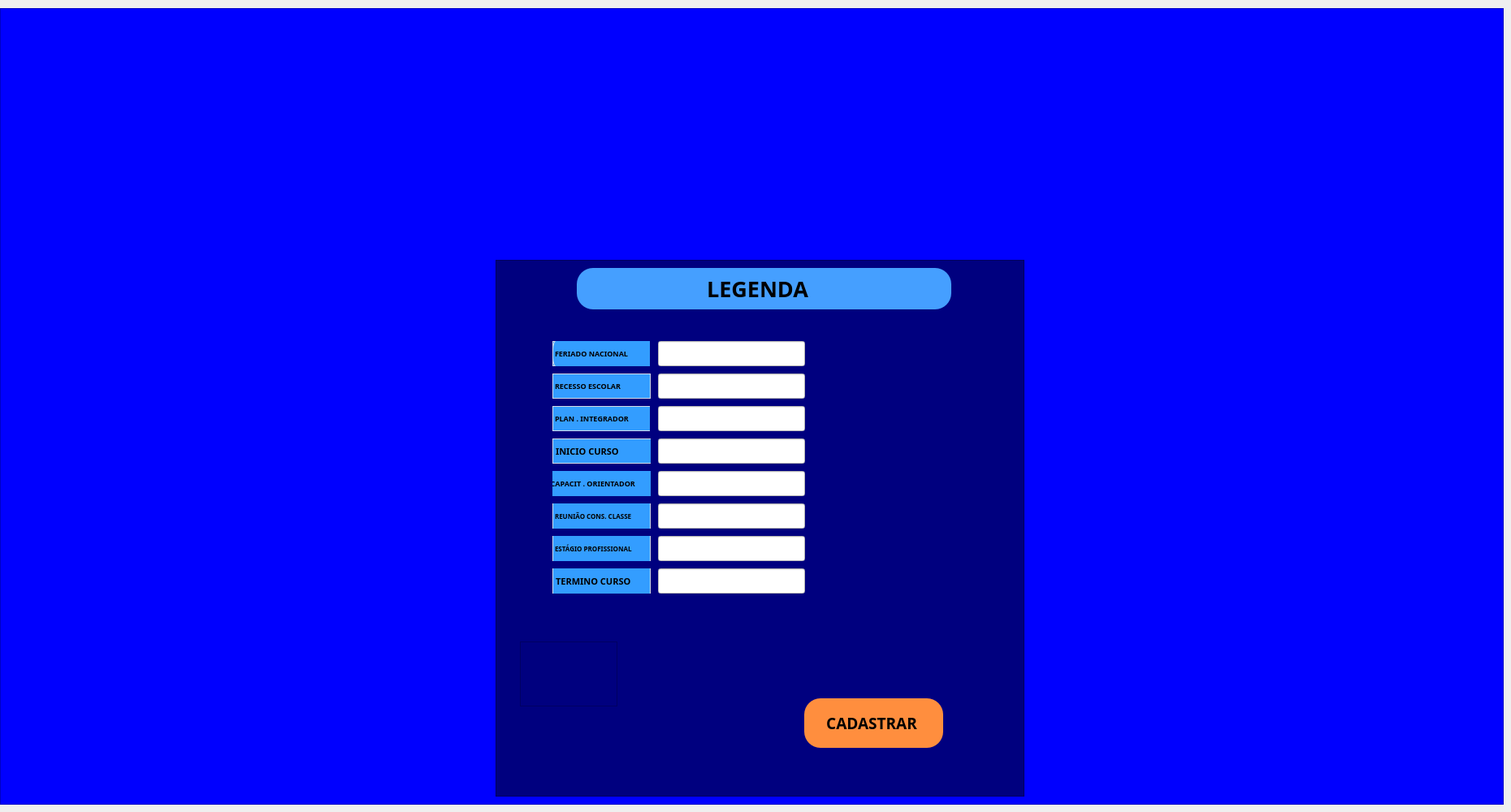
    <widget class="QWidget" name="B">
     <property name="whatsThis">
      <string>&lt;html&gt;&lt;head/&gt;&lt;body&gt;&lt;p&gt;GJHGMHJJH,&lt;/p&gt;&lt;/body&gt;&lt;/html&gt;</string>
     </property>
     <attribute name="title">
      <string>Tab 2</string>
     </attribute>
     <widget class="QFrame" name="frame_6">
      <property name="geometry">
       <rect>
        <x>0</x>
        <y>10</y>
        <width>1851</width>
        <height>981</height>
       </rect>
      </property>
      <property name="styleSheet">
       <string notr="true">background-color: rgb(0, 0, 0);
background-color: rgb(0, 0, 255);</string>
      </property>
      <property name="frameShape">
       <enum>QFrame::StyledPanel</enum>
      </property>
      <property name="frameShadow">
       <enum>QFrame::Raised</enum>
      </property>
      <widget class="QLabel" name="label_3">
       <property name="geometry">
        <rect>
         <x>70</x>
         <y>10</y>
         <width>1621</width>
         <height>291</height>
        </rect>
       </property>
       <property name="text">
        <string/>
       </property>
       <property name="pixmap">
        <pixmap>banner_senac_v2.png</pixmap>
       </property>
      </widget>
      <widget class="QFrame" name="frame_19">
       <property name="geometry">
        <rect>
         <x>610</x>
         <y>310</y>
         <width>651</width>
         <height>661</height>
        </rect>
       </property>
       <property name="styleSheet">
        <string notr="true">background-color: rgb(0, 0, 127);</string>
       </property>
       <property name="frameShape">
        <enum>QFrame::StyledPanel</enum>
       </property>
       <property name="frameShadow">
        <enum>QFrame::Raised</enum>
       </property>
       <widget class="QFrame" name="frame_20">
        <property name="geometry">
         <rect>
          <x>100</x>
          <y>10</y>
          <width>461</width>
          <height>51</height>
         </rect>
        </property>
        <property name="styleSheet">
         <string notr="true">background-color: rgb(69, 159, 255);
    border-radius: 20px;
</string>
        </property>
        <property name="frameShape">
         <enum>QFrame::StyledPanel</enum>
        </property>
        <property name="frameShadow">
         <enum>QFrame::Raised</enum>
        </property>
        <widget class="QLabel" name="label_14">
         <property name="geometry">
          <rect>
           <x>160</x>
           <y>0</y>
           <width>251</width>
           <height>51</height>
          </rect>
         </property>
         <property name="font">
          <font>
           <family>Arial Black</family>
           <pointsize>20</pointsize>
           <weight>75</weight>
           <bold>true</bold>
          </font>
         </property>
         <property name="text">
          <string>LEGENDA</string>
         </property>
        </widget>
       </widget>
       <widget class="QFrame" name="frame_21">
        <property name="geometry">
         <rect>
          <x>70</x>
          <y>140</y>
          <width>121</width>
          <height>31</height>
         </rect>
        </property>
        <property name="styleSheet">
         <string notr="true">QFrame {
  background-color: rgb(51, 157, 255);
    background-image: url(:/logo/banner_senac_v2.png);
    background-repeat: no-repeat;
    background-position: center;

    border: 1px solid #D5DCE5;
    border-radius: 18px;
}</string>
        </property>
        <property name="frameShape">
         <enum>QFrame::StyledPanel</enum>
        </property>
        <property name="frameShadow">
         <enum>QFrame::Raised</enum>
        </property>
        <widget class="QLabel" name="label_16">
         <property name="geometry">
          <rect>
           <x>0</x>
           <y>0</y>
           <width>121</width>
           <height>31</height>
          </rect>
         </property>
         <property name="font">
          <font>
           <family>Arial Black</family>
           <pointsize>7</pointsize>
           <weight>75</weight>
           <bold>true</bold>
          </font>
         </property>
         <property name="text">
          <string>RECESSO ESCOLAR</string>
         </property>
        </widget>
       </widget>
       <widget class="QFrame" name="frame_22">
        <property name="geometry">
         <rect>
          <x>30</x>
          <y>470</y>
          <width>120</width>
          <height>80</height>
         </rect>
        </property>
        <property name="frameShape">
         <enum>QFrame::StyledPanel</enum>
        </property>
        <property name="frameShadow">
         <enum>QFrame::Raised</enum>
        </property>
       </widget>
       <widget class="QFrame" name="frame_23">
        <property name="geometry">
         <rect>
          <x>70</x>
          <y>100</y>
          <width>120</width>
          <height>31</height>
         </rect>
        </property>
        <property name="styleSheet">
         <string notr="true">QFrame {
   
	background-color: rgb(51, 157, 255);
    background-image: url(:/logo/banner_senac_v2.png);
    background-repeat: no-repeat;
    background-position: center;

    border: 1px solid #D5DCE5;
  border-radius: 20px;
}</string>
        </property>
        <property name="frameShape">
         <enum>QFrame::StyledPanel</enum>
        </property>
        <property name="frameShadow">
         <enum>QFrame::Raised</enum>
        </property>
        <widget class="QLabel" name="label_17">
         <property name="geometry">
          <rect>
           <x>0</x>
           <y>-10</y>
           <width>131</width>
           <height>51</height>
          </rect>
         </property>
         <property name="font">
          <font>
           <family>Arial Black</family>
           <pointsize>7</pointsize>
           <weight>75</weight>
           <bold>true</bold>
          </font>
         </property>
         <property name="text">
          <string>FERIADO NACIONAL</string>
         </property>
        </widget>
       </widget>
       <widget class="QFrame" name="frame_24">
        <property name="geometry">
         <rect>
          <x>70</x>
          <y>180</y>
          <width>120</width>
          <height>31</height>
         </rect>
        </property>
        <property name="styleSheet">
         <string notr="true">QFrame {
  background-color: rgb(51, 157, 255);
    background-image: url(:/logo/banner_senac_v2.png);
    background-repeat: no-repeat;
    background-position: center;

    border: 1px solid #D5DCE5;
    border-radius: 18px;
}</string>
        </property>
        <property name="frameShape">
         <enum>QFrame::StyledPanel</enum>
        </property>
        <property name="frameShadow">
         <enum>QFrame::Raised</enum>
        </property>
        <widget class="QLabel" name="label_18">
         <property name="geometry">
          <rect>
           <x>0</x>
           <y>0</y>
           <width>121</width>
           <height>31</height>
          </rect>
         </property>
         <property name="font">
          <font>
           <family>Arial Black</family>
           <pointsize>7</pointsize>
           <weight>75</weight>
           <bold>true</bold>
          </font>
         </property>
         <property name="text">
          <string>PLAN . INTEGRADOR</string>
         </property>
        </widget>
       </widget>
       <widget class="QFrame" name="frame_25">
        <property name="geometry">
         <rect>
          <x>70</x>
          <y>220</y>
          <width>121</width>
          <height>31</height>
         </rect>
        </property>
        <property name="styleSheet">
         <string notr="true">QFrame {
    background-color: rgb(51, 157, 255);
    background-image: url(:/logo/banner_senac_v2.png);
    background-repeat: no-repeat;
    background-position: center;

    border: 1px solid #D5DCE5;
    border-radius: 18px;
}</string>
        </property>
        <property name="frameShape">
         <enum>QFrame::StyledPanel</enum>
        </property>
        <property name="frameShadow">
         <enum>QFrame::Raised</enum>
        </property>
        <widget class="QLabel" name="label_19">
         <property name="geometry">
          <rect>
           <x>0</x>
           <y>0</y>
           <width>131</width>
           <height>31</height>
          </rect>
         </property>
         <property name="font">
          <font>
           <family>Arial Black</family>
           <pointsize>8</pointsize>
           <weight>75</weight>
           <bold>true</bold>
          </font>
         </property>
         <property name="text">
          <string>INICIO CURSO</string>
         </property>
        </widget>
       </widget>
       <widget class="QLineEdit" name="txt_aula_inaugural">
        <property name="geometry">
         <rect>
          <x>200</x>
          <y>220</y>
          <width>181</width>
          <height>31</height>
         </rect>
        </property>
        <property name="styleSheet">
         <string notr="true">background-color: rgb(255, 255, 255);</string>
        </property>
        <property name="text">
         <string/>
        </property>
       </widget>
       <widget class="QLineEdit" name="txt_planejamento">
        <property name="geometry">
         <rect>
          <x>200</x>
          <y>180</y>
          <width>181</width>
          <height>31</height>
         </rect>
        </property>
        <property name="styleSheet">
         <string notr="true">background-color: rgb(255, 255, 255);</string>
        </property>
        <property name="text">
         <string/>
        </property>
       </widget>
       <widget class="QLineEdit" name="txt_recesso">
        <property name="geometry">
         <rect>
          <x>200</x>
          <y>140</y>
          <width>181</width>
          <height>31</height>
         </rect>
        </property>
        <property name="styleSheet">
         <string notr="true">background-color: rgb(255, 255, 255);</string>
        </property>
        <property name="text">
         <string/>
        </property>
       </widget>
       <widget class="QLineEdit" name="txt_feriado">
        <property name="geometry">
         <rect>
          <x>200</x>
          <y>100</y>
          <width>181</width>
          <height>31</height>
         </rect>
        </property>
        <property name="styleSheet">
         <string notr="true">background-color: rgb(255, 255, 255);</string>
        </property>
        <property name="text">
         <string/>
        </property>
       </widget>
       <widget class="QPushButton" name="btn_legenda">
        <property name="geometry">
         <rect>
          <x>380</x>
          <y>540</y>
          <width>171</width>
          <height>61</height>
         </rect>
        </property>
        <property name="font">
         <font>
          <family>Arial Black</family>
          <pointsize>14</pointsize>
          <weight>75</weight>
          <bold>true</bold>
         </font>
        </property>
        <property name="styleSheet">
         <string notr="true">background-color: rgb(69, 159, 255);
background-color: rgb(255, 142, 62);
    border-radius: 20px;</string>
        </property>
        <property name="text">
         <string>CADASTRAR </string>
        </property>
       </widget>
       <widget class="QLineEdit" name="txt_capacitacao_orientador">
        <property name="geometry">
         <rect>
          <x>200</x>
          <y>260</y>
          <width>181</width>
          <height>31</height>
         </rect>
        </property>
        <property name="styleSheet">
         <string notr="true">background-color: rgb(255, 255, 255);</string>
        </property>
        <property name="text">
         <string/>
        </property>
       </widget>
       <widget class="QLineEdit" name="txt_reuniao">
        <property name="geometry">
         <rect>
          <x>200</x>
          <y>300</y>
          <width>181</width>
          <height>31</height>
         </rect>
        </property>
        <property name="styleSheet">
         <string notr="true">background-color: rgb(255, 255, 255);</string>
        </property>
        <property name="text">
         <string/>
        </property>
       </widget>
       <widget class="QLineEdit" name="txt_estagio">
        <property name="geometry">
         <rect>
          <x>200</x>
          <y>340</y>
          <width>181</width>
          <height>31</height>
         </rect>
        </property>
        <property name="styleSheet">
         <string notr="true">background-color: rgb(255, 255, 255);</string>
        </property>
        <property name="text">
         <string/>
        </property>
       </widget>
       <widget class="QLineEdit" name="txt_final_curso">
        <property name="geometry">
         <rect>
          <x>200</x>
          <y>380</y>
          <width>181</width>
          <height>31</height>
         </rect>
        </property>
        <property name="styleSheet">
         <string notr="true">background-color: rgb(255, 255, 255);</string>
        </property>
        <property name="text">
         <string/>
        </property>
       </widget>
       <widget class="QFrame" name="frame_27">
        <property name="geometry">
         <rect>
          <x>70</x>
          <y>260</y>
          <width>121</width>
          <height>31</height>
         </rect>
        </property>
        <property name="styleSheet">
         <string notr="true">QFrame {
   background-color: rgb(51, 157, 255);
    background-image: url(:/logo/banner_senac_v2.png);
    background-repeat: no-repeat;
    background-position: center;

    border: 1px solid #D5DCE5;
    border-radius: 18px;
}</string>
        </property>
        <property name="frameShape">
         <enum>QFrame::StyledPanel</enum>
        </property>
        <property name="frameShadow">
         <enum>QFrame::Raised</enum>
        </property>
        <widget class="QLabel" name="label_21">
         <property name="geometry">
          <rect>
           <x>-10</x>
           <y>-20</y>
           <width>141</width>
           <height>71</height>
          </rect>
         </property>
         <property name="font">
          <font>
           <family>Arial Black</family>
           <pointsize>7</pointsize>
           <weight>75</weight>
           <bold>true</bold>
          </font>
         </property>
         <property name="text">
          <string>  CAPACIT . ORIENTADOR</string>
         </property>
        </widget>
       </widget>
       <widget class="QFrame" name="frame_28">
        <property name="geometry">
         <rect>
          <x>70</x>
          <y>300</y>
          <width>121</width>
          <height>31</height>
         </rect>
        </property>
        <property name="styleSheet">
         <string notr="true">QFrame {
   background-color: rgb(51, 157, 255);
    background-image: url(:/logo/banner_senac_v2.png);
    background-repeat: no-repeat;
    background-position: center;

    border: 1px solid #D5DCE5;
    border-radius: 18px;
}</string>
        </property>
        <property name="frameShape">
         <enum>QFrame::StyledPanel</enum>
        </property>
        <property name="frameShadow">
         <enum>QFrame::Raised</enum>
        </property>
        <widget class="QLabel" name="label_22">
         <property name="geometry">
          <rect>
           <x>0</x>
           <y>-20</y>
           <width>121</width>
           <height>71</height>
          </rect>
         </property>
         <property name="font">
          <font>
           <family>Arial Black</family>
           <pointsize>6</pointsize>
           <weight>75</weight>
           <bold>true</bold>
          </font>
         </property>
         <property name="text">
          <string>REUNIÃO CONS. CLASSE</string>
         </property>
        </widget>
       </widget>
       <widget class="QFrame" name="frame_30">
        <property name="geometry">
         <rect>
          <x>70</x>
          <y>340</y>
          <width>121</width>
          <height>31</height>
         </rect>
        </property>
        <property name="styleSheet">
         <string notr="true">QFrame {
   background-color: rgb(51, 157, 255);
    background-image: url(:/logo/banner_senac_v2.png);
    background-repeat: no-repeat;
    background-position: center;

    border: 1px solid #D5DCE5;
    border-radius: 18px;
}</string>
        </property>
        <property name="frameShape">
         <enum>QFrame::StyledPanel</enum>
        </property>
        <property name="frameShadow">
         <enum>QFrame::Raised</enum>
        </property>
        <widget class="QLabel" name="label_23">
         <property name="geometry">
          <rect>
           <x>0</x>
           <y>-20</y>
           <width>121</width>
           <height>71</height>
          </rect>
         </property>
         <property name="font">
          <font>
           <family>Arial Black</family>
           <pointsize>6</pointsize>
           <weight>75</weight>
           <bold>true</bold>
          </font>
         </property>
         <property name="text">
          <string>ESTÁGIO PROFISSIONAL</string>
         </property>
        </widget>
       </widget>
       <widget class="QFrame" name="frame_31">
        <property name="geometry">
         <rect>
          <x>70</x>
          <y>380</y>
          <width>121</width>
          <height>31</height>
         </rect>
        </property>
        <property name="styleSheet">
         <string notr="true">QFrame {
   background-color: rgb(51, 157, 255);
    background-image: url(:/logo/banner_senac_v2.png);
    background-repeat: no-repeat;
    background-position: center;

    border: 1px solid #D5DCE5;
    border-radius: 18px;
}</string>
        </property>
        <property name="frameShape">
         <enum>QFrame::StyledPanel</enum>
        </property>
        <property name="frameShadow">
         <enum>QFrame::Raised</enum>
        </property>
        <widget class="QLabel" name="label_24">
         <property name="geometry">
          <rect>
           <x>0</x>
           <y>-20</y>
           <width>121</width>
           <height>71</height>
          </rect>
         </property>
         <property name="font">
          <font>
           <family>Arial Black</family>
           <pointsize>8</pointsize>
           <weight>75</weight>
           <bold>true</bold>
          </font>
         </property>
         <property name="text">
          <string>TERMINO CURSO</string>
         </property>
        </widget>
       </widget>
      </widget>
     </widget>
    </widget>
